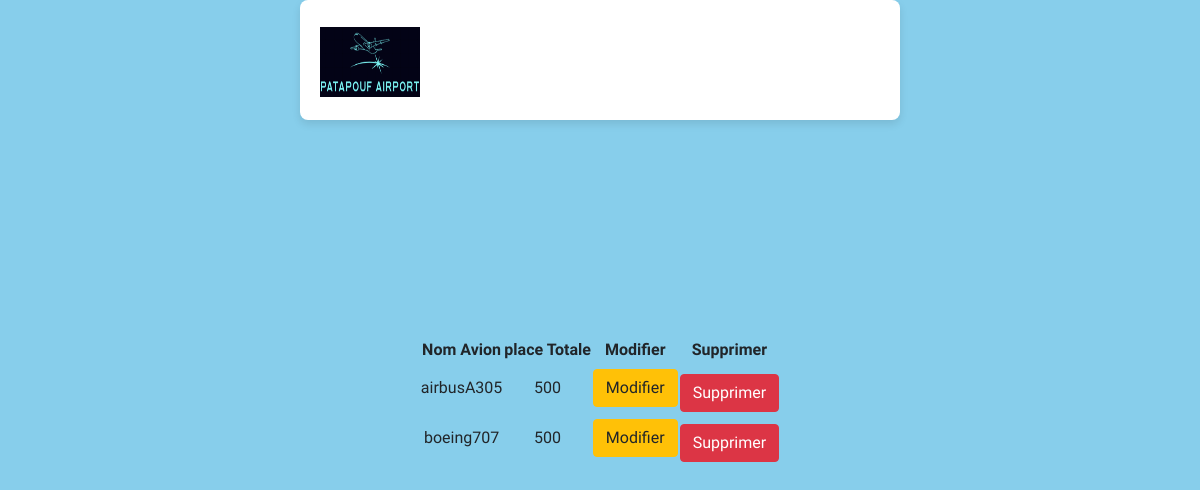
Screenshot of /vue/afficherAvions.php with the database file from the repository.
### tables this page shows
CREATE TABLE IF NOT EXISTS `avions` (
  `id_avions` int NOT NULL AUTO_INCREMENT,
  `nom_avions` varchar(50) NOT NULL,
  `place_totale` int NOT NULL,
  PRIMARY KEY (`id_avions`)
);

### src/repository/avionsRepo.php (called while the page is built, shortened)
<?php
class avionsRepo{
    private $bdd;
    public function __construct(){
        $this->bdd = new BDD();
    }
    public function afficherAvions(){
        $affiche="SELECT * FROM `avions` ORDER BY nom_avions ASC";
        $req=$this->bdd->getBdd()->prepare($affiche);
        $req->execute(
        );
        return $req->fetchall();
    }
}

### src/bdd/bdd.php (called while the page is built)
<?php
class BDD
{
    private $bdd;
    public function __construct()
    {
        $this->bdd = new PDO('mysql:host=localhost;dbname=projetvol;charset=utf8', 'root', '');
    }
    public function getBdd()
    {
        return $this->bdd;
    }
}

### vue/afficherAvions.php (the view, shortened to what this page needs)
<?php
require_once '../src/bdd/Bdd.php';
require_once '../src/repository/avionsRepo.php';
$avionsRepo = new AvionsRepo();
$resultat = $avionsRepo->afficherAvions();
?>
<!DOCTYPE html>
<html lang="en">
<head>
    <link rel="stylesheet" type="text/css" href="../assets/css/bootstrap.min.css">
    <link rel="stylesheet" type="text/css" href="../assets/css/font-awesome.css">
    <link rel="stylesheet" href="../assets/css/templatemo-breezed.css">
    <link rel="stylesheet" href="../assets/css/owl-carousel.css">
    <link rel="stylesheet" href="../assets/css/lightbox.css">
</head>
<body>
<header class="header-area header-sticky">
    <div class="container">
        <div class="row">
            <div class="col-12">
                <nav class="main-nav">
                    <a href="../index2.php" class="logo">
                        <img src="../assets/images/projetvol.png" height="70" width="100"/>
                    </a>
                </nav>
            </div>
        </div>
    </div>
</header>
<table>
    <thead>
    <tr>
        <th>Nom Avion </th>
        <th>place Totale </th>
        <th>Modifier</th>
        <th>Supprimer</th>
    </tr>
    </thead>
    <tbody>
    <?php foreach ($resultat as $avions):;?>
        <tr>
            <td><?= htmlspecialchars($avions['nom_avions']) ?></td>
            <td><?= $avions["place_totale"] ?></td>
            <td><a href='modifAvions.php?id=<?= $avions["id_avions"] ?>'><button type='button' class='btn btn-warning'>Modifier</button></a></td>
            <td><button type='button' class='btn btn-danger' onclick="confirmDelete(<?= $avions['id_avions'] ?>)">Supprimer</button></td>
        </tr>
    <?php endforeach; ?>
    </tbody>
</table>
</body>
</html>

### assets/css/templatemo-breezed.css (style rules this page uses)
html, body, div, span, applet, object, iframe, h1, h2, h3, h4, h5, h6, p, blockquote, div pre, a, abbr, acronym, address, big, cite, code, del, dfn, em, font, img, ins, kbd, q, s, samp, small, strike, strong, sub, sup, tt, var, b, u, i, center, dl, dt, dd, ol, ul, li, figure, header, nav, section, article, aside, footer, figcaption { margin: 0; padding: 0; border: 0; outline: 0; }
header, nav, section, article, aside, footer, hgroup { display: block; }
* { box-sizing: border-box; }
html, body { font-family: 'Raleway', sans-serif; font-weight: 400; background-color: #fff; font-size: 16px; -ms-text-size-adjust: 100%; -webkit-font-smoothing: antialiased; -moz-osx-font-smoothing: grayscale; }
a { text-decoration: none !important; }
html, body { background: #fff; font-family: 'Raleway', sans-serif; }
.header-area { position: absolute; top: 0px; left: 0px; right: 0px; z-index: 100; height: 100px; -webkit-transition: all .5s ease 0s; -moz-transition: all .5s ease 0s; -o-transition: all .5s ease 0s; transition: all .5s ease 0s; }
.header-area .main-nav { min-height: 80px; background: transparent; }
.header-area .main-nav .logo { line-height: 80px; color: #fff; font-size: 28px; font-weight: 700; text-transform: uppercase; letter-spacing: 2px; float: left; -webkit-transition: all 0.3s ease 0s; -moz-transition: all 0.3s ease 0s; -o-transition: all 0.3s ease 0s; transition: all 0.3s ease 0s; }
.header-area.header-sticky { min-height: 80px; }
@media (max-width: 1200px) { .header-area .main-nav:before { display: none; } }
*, *:before, *:after { -webkit-box-sizing: border-box; box-sizing: border-box; -webkit-font-smoothing: antialiased; -moz-osx-font-smoothing: grayscale; }

### vue/afficherAvions.php (style rules this page uses)
body { background-color: #87CEEB; justify-content: center; align-items: center; height: 100vh; margin: 0; padding: 0; flex-direction: column; }
.container { max-width: 600px; background-color: white; padding: 20px; border-radius: 8px; box-shadow: 0 4px 8px rgba(0, 0, 0, 0.1); }
.btn-warning { width: 100%; }
.btn-primary, .btn-danger { width: 100%; margin-top: 10px; }
body { display: flex; justify-content: center; align-items: center; height: 100vh; flex-direction: column; }
.container, table { margin: auto; text-align: center; }

### rows the page displays
avions: nom_avions "airbusA305", place_totale "500"
avions: nom_avions "boeing707", place_totale "500"
